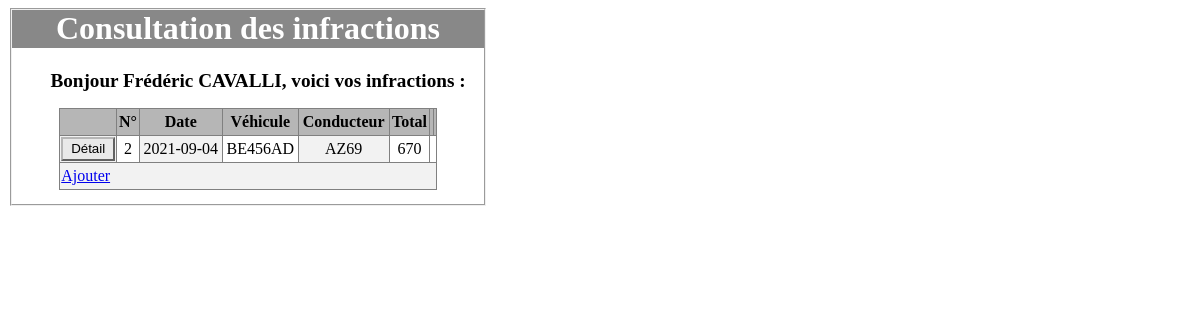
The page /controleur/page.php (signed in) on the database its author committed.
### tables this page shows
CREATE TABLE `conducteur` (
  `no_permis` varchar(4) NOT NULL,
  `date_permis` date NOT NULL,
  `nom` varchar(25) NOT NULL,
  `prenom` varchar(25) NOT NULL,
  `mdp` varchar(30) NOT NULL,
  PRIMARY KEY (`no_permis`)
);

CREATE TABLE `infraction` (
  `id_inf` int(11) NOT NULL,
  `date_inf` date NOT NULL,
  `no_immat` varchar(8) NOT NULL,
  `no_permis` varchar(4) DEFAULT NULL,
  PRIMARY KEY (`id_inf`)
);

### controleur/page.php (called while the page is built)
<?php
require_once("../modele/verification.php");
require_once("../modele/connexion.php");
require_once("../modele/requete.php");
$identite = "";
if($_SESSION["admin"] == true){
    $identite = "Administrateur";
    $var = $connexion -> execSQL($req_tout_admin);
}else{
    $identite = $connexion -> execSQL($req_np,[ ":login" => $_SESSION["id"]]);
    $var = $connexion -> execSQL($req_tout, [":login" => $_SESSION["id"]]);
    $identite = $identite[0]["prenom"] . " " . $identite[0]["nom"];
}
require_once("../vue/page.view.php");
?>

### modele/verification.php (called while the page is built, shortened)
<?php
require_once("../modele/connexion.php");
if($_SESSION["admin"] == true){
    $mode = "Gestion";
}
elseif(isset($_SESSION["id"])){
    $mode = "Consultation";
}
else{
    header("location: ../controleur/login.php");
}
?>

### modele/connexion.php (called while the page is built, shortened)
<?php
require_once("../modele/requete.php");
class Connexion{
    private $db;
    function __construct(){
        $db_config["SGBD"] = "mysql";
        $db_config["HOST"] = "devbdd.iutmetz.univ-lorraine.fr";
        $db_config["DB_NAME"] = "zell6u_infractions";
        $db_config["USER"] = "zell6u_appli";
        $db_config["PASSWORD"] = "32120430";
        try{
            $this -> db = new PDO($db_config['SGBD'] . ":host=" . $db_config["HOST"]
             . ";dbname=" . $db_config["DB_NAME"], $db_config["USER"], $db_config["PASSWORD"],
             array(PDO::MYSQL_ATTR_INIT_COMMAND => "SET NAMES utf8"));
        }
        catch(Exception $exception){
            die($exception->getMessage());
        }
    }
    function execSQL(string $req, array $valeurs=[]): array{
        try{
            $sql = $this->db->prepare($req);
            $sql->execute($valeurs);
            return $sql -> fetchAll(PDO::FETCH_ASSOC);
        }
        catch(Exception $exception){
            die($exception->getMessage());
            $sql=[];
        }
        return $sql;
    }
}
$connexion = new Connexion();
?>

### modele/requete.php (called while the page is built, shortened)
<?php
$req_tout =
"SELECT i.id_inf as 'inf', i.date_inf AS 'date', i.no_immat AS 'no_immat', i.no_permis as 'no_permis' , SUM(d.montant) AS 'total'
FROM comprend comp, delit d, infraction i
WHERE d.id_delit = comp.id_delit AND i.id_inf=comp.id_inf AND i.no_permis = :login
GROUP BY i.id_inf";
$req_np =
'SELECT nom, prenom
FROM conducteur
WHERE no_permis = :login';
?>

### vue/page.view.php (the view, shortened to what this page needs)
<!DOCTYPE html>
<html lang="en">
<head>
    <link rel="stylesheet" href="../vue/style/style_page.css">
</head>
<body>
    <fieldset>
        <h1>
            <?= $mode ?>
            des infractions
        </h1>
        <h2>
                Bonjour
            <?= $identite . "," ?>
            <?php
                if($identite == "Administrateur"){
                    echo "voici la liste des infractions :";
                }else{
                    echo "voici vos infractions :";
                }
            ?>
        </h2>
        <table border=1px solid black>
            <thead>
            <th id="detail"></th>
            <th>N°</th>
            <th>Date</th>
            <th>Véhicule</th>
            <th>Conducteur</th>
            <th>Total</th>
            <th id="modifier"></th>
            <th id="supprimer"></th>
            </thead>
            <tbody>
            <form method="POST" action>
                <?php
                foreach ($var as $key => $value) {
                    echo "<tr>";
                    echo "<td>" . "<input type=submit class='bouton_bleu' value='Détail'>";
                    echo "</td>";
                    echo "<td>" . $value["inf"] . "</td>";
                    echo "<td>" . $value["date"] . "</td>";
                    echo "<td>" . $value["no_immat"] . "</td>";
                    echo "<td>" . $value["no_permis"] . "</td>";
                    echo "<td>" . $value["total"] . "</td>";
                    echo "</tr>";
                }
                ?>
            </form>
            </tbody>
            <tfoot>
            <td colspan=100%><a href="../vue/ajouter.view.php">Ajouter</a></td>
            </tfoot>
        </table>
    </fieldset>
</body>
</html>

### vue/style/style_page.css (style rules this page uses)
h1 { background-color: #888888; font-size: 2em; height: 1.2em; color: #FFFFFF; text-align: center; margin-top: 0; }
fieldset { padding: 0; padding-bottom: 3%; }
h2 { font-size: 1.2em; margin-left: 2em; }
body { width: 40%; }
table { width: 80%; border-collapse: collapse; margin: auto; }
tbody { text-align: center; }
th { background-color: #b6b6b6; height: 1.5em; }
td { height: 1.5em; }
input { text-align: center; width: 100%; height: 100%; border-color: #b6b6b6; background-color: #e2e2e280; }
td:nth-child(odd) { background-color: #f2f2f2; }

### rows shown on the page
conducteur: identite "Frédéric CAVALLI"
infraction: id_inf "2", date_inf "2021-09-04", no_immat "BE456AD", no_permis "AZ69", total "670"

### other values the page prints
$mode "Consultation"
